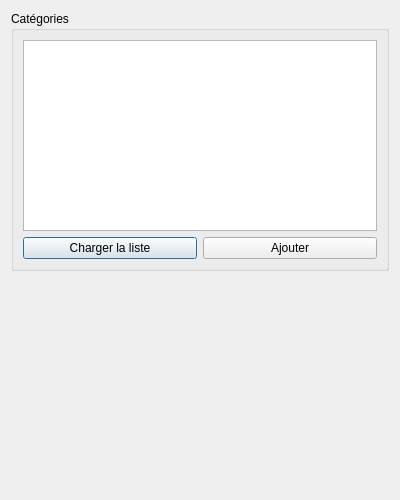
<?xml version="1.0" encoding="UTF-8"?>
<ui version="4.0">
 <class>Dialog</class>
 <widget class="QDialog" name="Dialog">
  <property name="geometry">
   <rect>
    <x>0</x>
    <y>0</y>
    <width>400</width>
    <height>500</height>
   </rect>
  </property>
  <property name="windowTitle">
   <string>Mise à jour des données</string>
  </property>
  <layout class="QGridLayout" name="gridLayout">
   <item row="0" column="0">
    <widget class="QGroupBox" name="groupBox">
     <property name="title">
      <string>Catégories</string>
     </property>
     <layout class="QGridLayout" name="gridLayout_2">
      <item row="0" column="0" colspan="2">
       <widget class="QListWidget" name="listWidget"/>
      </item>
      <item row="1" column="0">
       <widget class="QPushButton" name="pushButton">
        <property name="text">
         <string>Charger la liste</string>
        </property>
       </widget>
      </item>
      <item row="1" column="1">
       <widget class="QPushButton" name="pushButton_2">
        <property name="text">
         <string>Ajouter</string>
        </property>
       </widget>
      </item>
     </layout>
    </widget>
   </item>
   <item row="1" column="0">
    <spacer name="verticalSpacer">
     <property name="orientation">
      <enum>Qt::Vertical</enum>
     </property>
     <property name="sizeHint" stdset="0">
      <size>
       <width>20</width>
       <height>219</height>
      </size>
     </property>
    </spacer>
   </item>
  </layout>
 </widget>
 <resources/>
 <connections/>
</ui>
